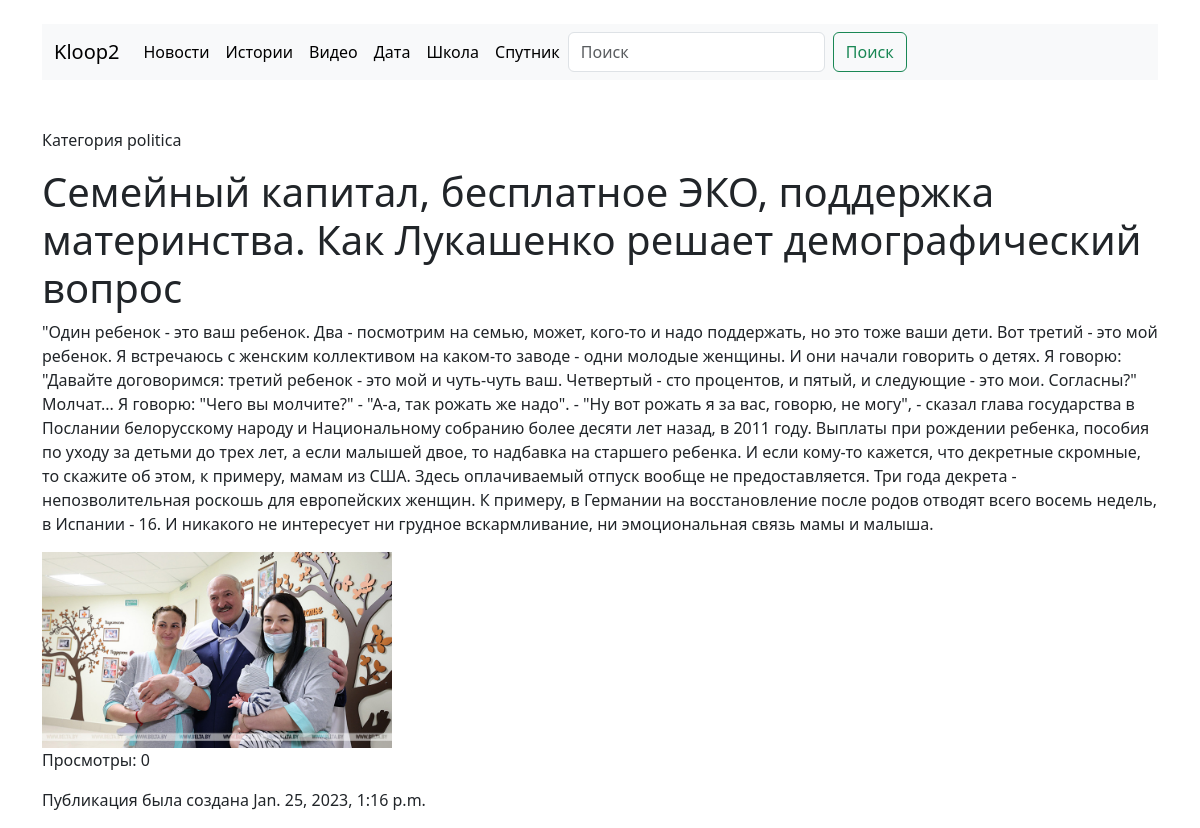
Page /new_detail/1/ on the committed database.
### blog/models.py (models this page shows, shortened)
class News(models.Model):
    class Meta:
        verbose_name = 'Новость'
        verbose_name_plural = 'Новости'
        ordering = ['-created']
    title = models.CharField(max_length=222, verbose_name='Заголовок')
    content = models.TextField(blank=True, verbose_name='Контент')
    created = models.DateTimeField(auto_now_add=True, verbose_name='Дата публикации')
    updated = models.DateTimeField(auto_now=True, verbose_name='Дата обновления')
    image = models.ImageField(upload_to='images/news/%Y/%m/%d/', verbose_name='Фото', blank=True)
    is_published = models.BooleanField(default=True, verbose_name='Опубликовано')
    views = models.IntegerField(default=0, verbose_name='Просмотры')
    category_id = models.ForeignKey('Category', on_delete=models.CASCADE, verbose_name='Категория')
    def __str__(self):
        return self.title

class Category(models.Model):
    class Meta:
        verbose_name = 'Категория'
        verbose_name_plural = 'Категоии'
        ordering = ['title']
    title = models.CharField(max_length=222, db_index=True, verbose_name='Наименование категории')
    def __str__(self):
        return self.title

### blog/views.py (the view)
# urls.py: path('new_detail/<int:pk>/', new_detail, name='new_detail'),
def new_detail(request, pk):
    one_new = News.objects.get(pk=pk)
    print(one_new)
    return render(request, 'blog/new_detail.html', {'one_new' : one_new})

### blog/templates/blog/new_detail.html
{% extends 'blog/base.html' %}
{% block content %}
<div class="conteiner">
    <p>Категория {{ one_new.category_id }}</p>
    <h1>{{ one_new.title }}</h1>
    <p>{{ one_new.content }}</p>
    <img src="{{ one_new.image.url }}" alt="" width="350">
    <p>Просмотры: {{ one_new.views }}</p>
    <p>Публикация была создана {{ one_new.created }}</p>
</div>
{% endblock content %}

### rows in the picture
News: category_id "politica", title "Семейный капитал, бесплатное ЭКО, поддержка материнства. Как Лукашенко решает демографический вопрос", content "\"Один ребенок - это ваш ребенок. Два - посмотрим на семью, может, кого-то и надо поддержать, но это тоже ваши дети. Вот третий - это мой ребенок. Я встречаюсь с женским коллективом на каком-то заводе - одни молодые женщины. И они начали говорить о детях. Я говорю: \"Давайте договоримся: третий ребенок - это мой и чуть-чуть ваш. Четвертый - сто процентов, и пятый, и следующие - это мои. Согласны?\" Молчат... Я говорю: \"Чего вы молчите?\" - \"А-а, так рожать же надо\". - \"Ну вот рожать я за вас, говорю, не могу\", - сказал глава государства в Послании белорусскому народу и Национальному собранию более десяти лет назад, в 2011 году. Выплаты при рождении ребенка, пособия по уходу за детьми до трех…", image (picture), views "0", created "Jan. 25, 2023, 1:16 p.m."
